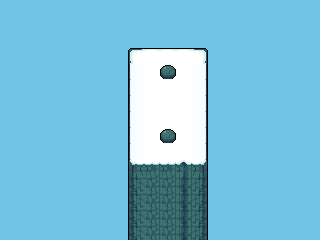

This is a level from a 2D game, rendered from its Tiled map with the project's own tilesets. A one-line summary and the map file follow, with tile-layer data summarised:
An orthogonal 20x15 tile map with 16x16 px tiles, 2 tile layers (Tile Layer 2, Tile Layer 1) and 7 objects.

<map version="1.9" tiledversion="1.9.2" orientation="orthogonal" renderorder="right-down" width="20" height="15" tilewidth="16" tileheight="16" infinite="0" nextlayerid="15" nextobjectid="201">
 <tileset firstgid="1" name="fantasy" tilewidth="16" tileheight="16" tilecount="1120" columns="28">
  <image source="tilesets/tileset.png" width="448" height="640" />
 </tileset>
 <layer id="11" name="Tile Layer 2" width="20" height="15">
  <data>[300 cells, 300 non-empty, 11 distinct tile ids]</data>
 </layer>
 <layer id="10" name="Tile Layer 1" width="20" height="15">
  <data>[300 cells, 59 non-empty, 15 distinct tile ids]</data>
 </layer>
 <objectgroup id="6" name="collisions">
  <object id="186" x="112" y="32" width="112" height="16" />
  <object id="187" x="208" y="48" width="16" height="48" />
  <object id="192" x="112" y="48" width="16" height="128" />
  <object id="193" x="128" y="160" width="80" height="16" />
  <object id="197" x="208" y="96" width="16" height="80" />
  <object id="199" x="160" y="128" width="16" height="16" />
  <object id="200" x="160" y="64" width="16" height="16" />
 </objectgroup>
</map>
